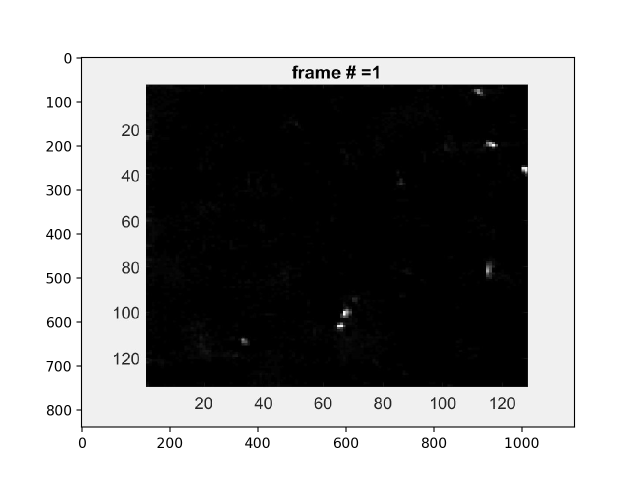
#> input picture Clustering/Frame1.png, 1280 x 960 px (shown at 1/2 size)
$ python KMEANS2.py
#> lines starting #> are read from the running program, lines starting #| are printed output that depends on the picture; after the words box and inside, x2 and y2 are one past the last pixel; in counts of white or black regions, pixels touching at a corner belong together
import numpy as np
import matplotlib.pyplot as plt
from scipy.cluster.vq import kmeans2

###################### READ_IN_IMAGE ###########################################
                                                        # grayscale
# pic = np.array(cv2.imread('DBSCAN_imgs/crop_image_94.png', 0), dtype='float')
pic = np.array(plt.imread('Frame1.png'), dtype='float')[172:773, 292:1055]
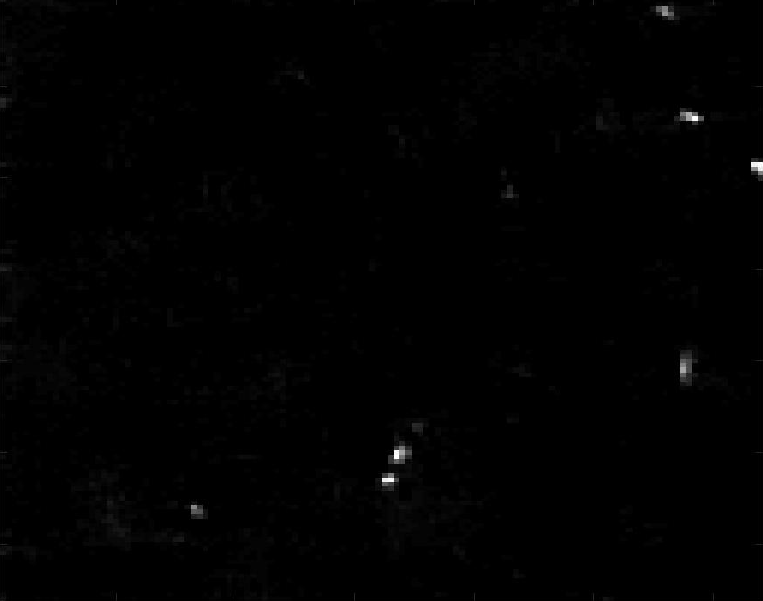
#> pic: shape (601, 763, 4) float64; mean R, G, B, A 0.00434, 0.00434, 0.00434, 1
def rgba2gray(rgba):
  return np.dot(rgba[...,:4], [0.2989, 0.5870, 0.1140,0])
pic = rgba2gray(pic)
plt.subplot(2,2,1)
plt.imshow(pic, cmap='gray')

###################### CLUSTERING ALL PIXELS BY COLOR#######################
H, W = pic.shape
#> H = 601; W = 763
pic_flattened = np.reshape(pic, (H*W))
color_centroids, color_labels = kmeans2(pic_flattened, 2, minit='points')
#> color_centroids = [0.523, 0.00313]
color_labels_pic = np.reshape(color_labels,(H,W))
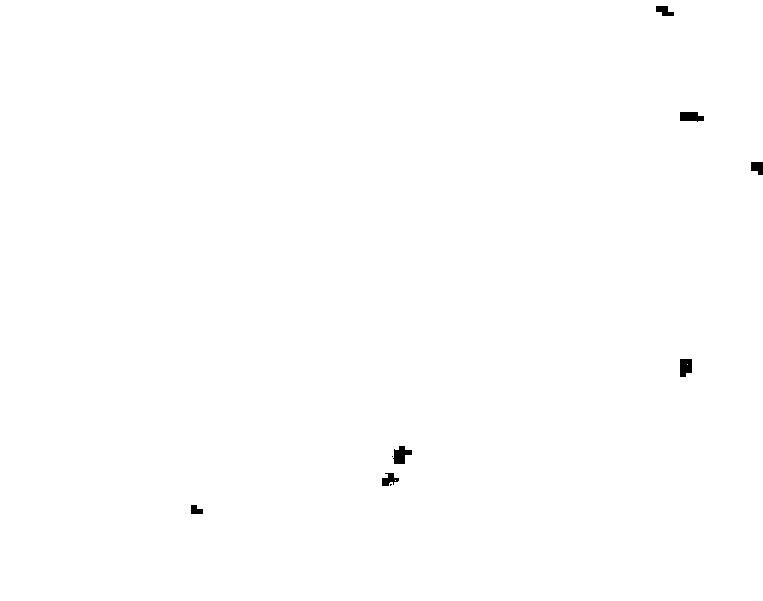
#> color_labels_pic: shape (601, 763) int32; values 0 (black) and 1 (white), 99.8% white; 9 black regions (2 under 20 px), largest, box (x1, y1, x2, y2) and area: (393, 446, 412, 464) 215, (680, 112, 704, 122) 193, (680, 359, 692, 377) 191
plt.subplot(2,2,2)
plt.imshow(color_labels_pic, cmap='gray')

################  CLUSTERING PARTICLE PIXELS BY EUCLIDEAN DISTANCE #########
#extract nonbackground pixels; backgound pixels labelled 1
X, Y = np.where(color_labels_pic!=1)
#> X = 1066 values from 6 to 513; Y = 1066 values, max 762 at index 324, min 191 at index 982, mean 558.9
plt.subplot(2,2,3)
plt.scatter(X,Y)
particle_coords = np.array(np.vstack((X,Y)).T, dtype='float')
#> particle_coords = 1066 pairs, first value 6 to 513, second value 191 to 762
particle_coords_centroids, particle_coords_labels = kmeans2(particle_coords, 8, minit='points')
#> particle_coords_centroids = [[12.25, 667.2], [116.3, 690.4], [8.5, 660.1], [366.6, 685.1], [454.7, 400.7], [509.7, 195.6], [479.4, 388.9], [167, 757]]; particle_coords_labels = 1066 values, max 7 at index 313, min 0 at index 10, mean 3.62
plt.subplot(2,2,4)
plt.scatter(particle_coords_centroids[:,0], particle_coords_centroids[:, 1])
plt.show()
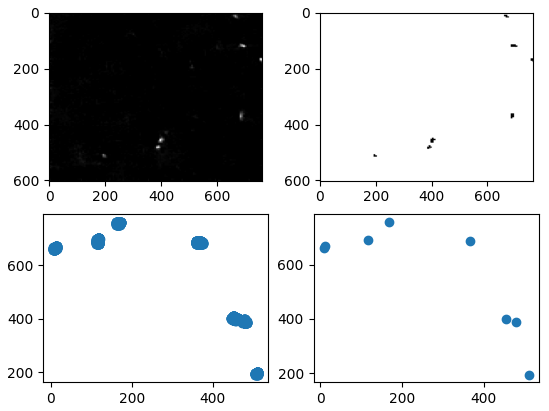
#> figure drawn by matplotlib, 4 panels
